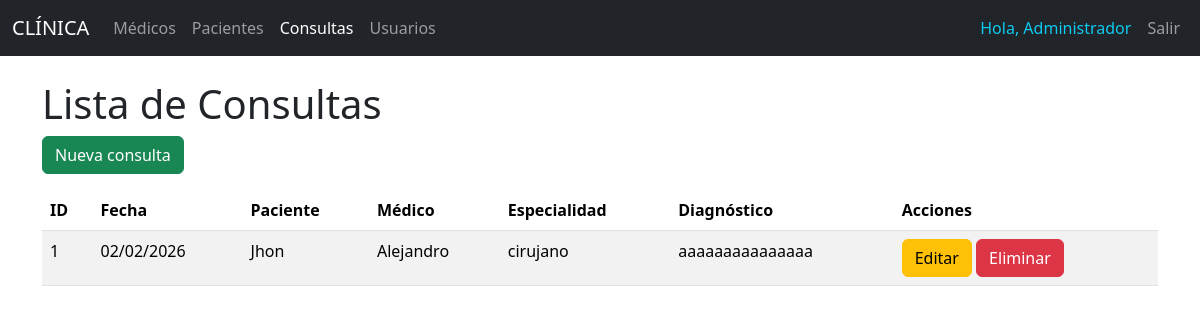
Page /consultas/ (signed in) on the committed database.
### models/consulta_model.py (models this page shows, shortened)
class Consulta(db.Model):
    __tablename__ = "consultas"
    id = db.Column(db.Integer, primary_key=True)
    fecha = db.Column(db.DateTime, nullable=False)
    diagnostico = db.Column(db.String(250), nullable=False)
    tratamiento = db.Column(db.String(250), nullable=False)
    medico_id = db.Column(db.Integer, db.ForeignKey('medicos.id'), nullable=False)
    paciente_id = db.Column(db.Integer, db.ForeignKey('pacientes.id'), nullable=False)
    medico = db.relationship('Medico', back_populates='consultas')
    paciente = db.relationship('Paciente', back_populates='consultas')
    @staticmethod
    def get_all():
        return Consulta.query.all()

### models/paciente_model.py (models this page shows, shortened)
class Paciente(db.Model):
    __tablename__ = "pacientes"
    id = db.Column(db.Integer, primary_key=True)
    nombre = db.Column(db.String(80), nullable=False)
    edad = db.Column(db.Integer, nullable=False)
    direccion = db.Column(db.String(200), nullable=False)
    telefono = db.Column(db.String(20), nullable=False)
    consultas = db.relationship('Consulta', back_populates='paciente', cascade="all, delete-orphan")
    def delete(self):
        db.session.delete(self)
        db.session.commit()

### models/medico_model.py (models this page shows, shortened)
class Medico(db.Model):
    __tablename__ = "medicos"
    id = db.Column(db.Integer, primary_key=True)
    nombre = db.Column(db.String(80), nullable=False)
    especialidad = db.Column(db.String(100), nullable=False)
    telefono = db.Column(db.String(20), nullable=False)
    correo = db.Column(db.String(100), nullable=False)
    consultas = db.relationship('Consulta', back_populates='medico', cascade="all, delete-orphan")
    def delete(self):
        db.session.delete(self)
        db.session.commit()

### controllers/consulta_controller.py (the view)
@consulta_bp.route("/")
def index():
    consultas = Consulta.get_all()
    return consulta_view.list(consultas)

### run.py (called while the page is built)
@app.context_processor
def inject_active_path():
    def is_active(path):
        return 'active' if request.path == path else ''
    return(dict(is_active = is_active))

### view/consulta_view.py (called while the page is built)
def list(consultas):
    return render_template('consultas/index.html', consultas=consultas)

### templates/consultas/index.html (shortened to what this page needs)
{% extends 'base.html' %}
{% block content %}
<h1>Lista de Consultas</h1>
<a href="{{ url_for('consulta.create') }}" class="btn btn-success mb-3">Nueva consulta</a>
<table class="table table-striped">
    <thead>
        <tr>
            <th>ID</th>
            <th>Fecha</th>
            <th>Paciente</th>
            <th>Médico</th>
            <th>Especialidad</th>
            <th>Diagnóstico</th>
             <th>Acciones</th>
        </tr>
    </thead>
    <tbody>
        {% for item in consultas %}
        <tr>
            <td>{{ item.id }}</td>
            <td>{{ item.fecha.strftime('%d/%m/%Y') }}</td>
            <td>{{ item.paciente.nombre }}</td>
            <td>{{ item.medico.nombre }}</td>
            <td>{{ item.medico.especialidad }}</td>
            <td>{{ item.diagnostico[:50] }}{% if item.diagnostico|length > 50 %}...{% endif %}</td>
            <td>
                <a href="{{ url_for('consulta.edit', id=item.id) }}" class="btn btn-warning">Editar</a>
                <a href="{{ url_for('consulta.delete', id=item.id) }}" class="btn btn-danger" onclick="return confirm('Estás seguro de eliminar ?')">Eliminar</a>
            </td>
        </tr>
        {% endfor %}
    </tbody>
</table>
{% endblock %}

### rows in the picture
Consulta: id "1", fecha "02/02/2026", paciente.nombre "Jhon", medico.nombre "Alejandro", medico.especialidad "cirujano", diagnostico "aaaaaaaaaaaaaaa"

### other values in the picture
{{ session.user_name }} "Administrador"
